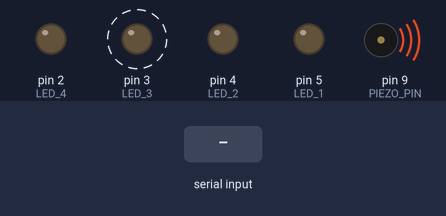
The sketch below on a simulated Arduino Uno, built with avr-gcc and run on an emulated ATmega328P. Parts: output pins drawn as LEDs (lit = HIGH), buzzer (waves = sounding). Dashed ring = blinking. Inputs (shaded band) come from the test bench. Pins used as bus, display or sensor lines are not drawn.

Above: at 1.2 s.
1.3 s: "90,45\n" received over Serial
At 2.5 s:
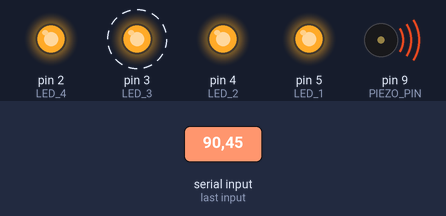
4.3 s: "30,150\n" received over Serial
At 6.51 s:
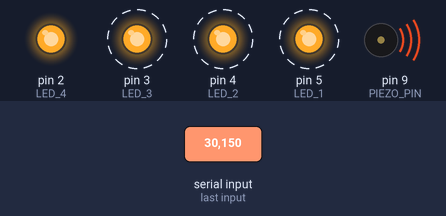
Timing chart, 0 to 13.3 s (numbered marks = the images above; inputs shaded):
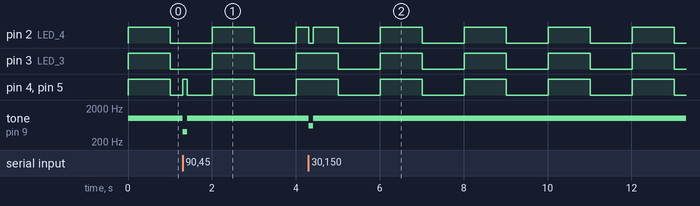

Measured:
- after the input at 1.3 s, tone on pin 9 (PIEZO_PIN): 1000 Hz → 400 Hz at once, → 1000 Hz 0.10 s later
- after the input at 4.3 s, tone on pin 9 (PIEZO_PIN): 1000 Hz → 600 Hz at once, → 1000 Hz 0.10 s later
- by itself, pin 3 (LED_3), pin 4 (LED_2), pin 5 (LED_1): alternates HIGH for 1.0 s and LOW for 1.0 s

The sketch:

Exc2.1.ino
```cpp
// (C) Mohamed Taha Jasser, Nadman Faisal, Zahid Hasan, group: 6 (2025)
// Work package 6
// Exercise 2
// Submission code: 110306 (provided by your TA-s)


//#############MASTER ARDUINO##################

// Defined LED pins for the 4 LEDs
#define LED_1 5
#define LED_2 4
#define LED_3 3
#define LED_4 2

#define PIEZO_PIN 9               // Defined pin for Piezo

// Defined distances
#define DISTANCE_5 200
#define DISTANCE_4 150
#define DISTANCE_3 75
#define DISTANCE_2 30
#define DISTANCE_1 25

bool lightFlag = false;           // Boolean flag to indicate when to turn the LEDs on

void setup() {
  Serial.begin(9600);             // Initializes the serial with 9600 baud
  setupTimer1();                  // Sets up timer1
  pinMode(PIEZO_PIN, OUTPUT);     // Initializes piezo as OUTPUT

  // Initializes all the LED pins as OUTPUT
  pinMode(LED_1, OUTPUT);
  pinMode(LED_2, OUTPUT);
  pinMode(LED_3, OUTPUT);
  pinMode(LED_4, OUTPUT);
}

void loop() {
  int cm;                                             // Variable to hold the calculated distance in cm units

  turnOffLED(4);                                      // Turns off all the LEDs

  if(Serial.available()) {                            // If the serial is available
    String stringCm = Serial.readStringUntil('\n');   // Reads the serial string until newline char is found
    cm = stringCm.toInt();                            // Converts the readings to integer
  }

  if(cm < DISTANCE_1) {                   // If the calculated distance is less than the defined distance,
    if(lightFlag) turnOnLED(4);           // and if light flag is true, turns on all LEDs,
    else turnOffLED(4);                   // else turns the LEDs off, mimicing blinking.
    turnOnSound(cm);                      // Makes the buzzer buzz
  } else if(cm < DISTANCE_2) {            // If the calculated distance is less than the second defined distance,
    turnOnLED(4);                         // Turns on all LEDs,
    turnOnSound(cm);                      // and makes the buzzer buss
  } else if(cm < DISTANCE_3) {            // If the calculated distance is less than the third defined distance,
  	turnOnLED(3);                         // turns on only 3 LEDs,
    turnOnSound(cm);                      // and makes the buzzer buss
  } else if(cm < DISTANCE_4) {            // If the calculated distance is less than the fourth defined distance,
    turnOnLED(2);                         // turns on only 2 LEDs,
    turnOnSound(cm);                      // and makes the buzzer buss
  } else if(cm < DISTANCE_5) {            // If the calculated distance is less than the fourth defined distance,
  	turnOnLED(1);                         // turns on only 1 LEDs,
    turnOnSound(cm);                      // and makes the buzzer buss
  } else {                                // else,
    turnOffLED(4);                        // turns off all the LEDs,
    turnOnSound(cm);                      // sounds according to the calculated distance
  }

  delay(100);
}

/*
Turns on the LEDs according to the value of the parameters
*/
void turnOnLED(int num) {
  int pins[] = {LED_1, LED_2, LED_3, LED_4};        // List of all the LED pins
  for(int i = 0; i < num; i++) {                    // Loops through the list and
    digitalWrite(pins[i], HIGH);                    // Sets them to HIGH
  }
}

/*
Turns off the LEDs according to the value of the parameters
*/
void turnOffLED(int num) {
  int pins[] = {LED_1, LED_2, LED_3, LED_4};        // List of all the LED pins
  for(int i = 0; i < num; i++) {                    // Loops through the list and
    digitalWrite(pins[i], LOW);                     // Sets them to LOW
  }
}

/*
Turns on the sound of the PIEZO according to the distance
provided as the parameter
*/
void turnOnSound(int distance) {
  if(distance < DISTANCE_1) {             // If the distance is lower than the defined distance,
    digitalWrite(PIEZO_PIN, HIGH);        // Turns on the piezo,
    tone(PIEZO_PIN, 1000, 100);           // and makes a high pitched sound.
  } else if(distance < DISTANCE_2) {      // If the distance is lower than the defined distance,
    digitalWrite(PIEZO_PIN, HIGH);        // Turns on the piezo and
    tone(PIEZO_PIN, 800, 100);            // Makes a lower high pitched sound
  } else if(distance < DISTANCE_3) {      // If the distance is lower then the defined distance,
    digitalWrite(PIEZO_PIN, HIGH);        // Turns on the piezo and
  	tone(PIEZO_PIN, 600, 100);            // Makes a high pitched sound
  } else if(distance < DISTANCE_4) {      // If the distance is lower then the defined distance,
    digitalWrite(PIEZO_PIN, HIGH);        // Turns on the piezo and
    tone(PIEZO_PIN, 400, 100);            // Makes a low pitched sound
  } else if(distance < DISTANCE_5) {      // If the distance is lower then the defined distance,
    digitalWrite(PIEZO_PIN, HIGH);        // Turns on the piezo and
  	tone(PIEZO_PIN, 200, 100);            // Makes an even lower pitched sound
  } else {                                // Else,
    digitalWrite(PIEZO_PIN, LOW);         // turns off the piezo
  }
}

// Sets up the timer1, source: https://www.instructables.com/Arduino-Timer-Interrupts/
void setupTimer1(){
  cli();
  TCCR1A = 0;       // set entire TCCR1A register to 0
  TCCR1B = 0;       // same for TCCR1B
  TCNT1  = 0;       //initialize counter value to 0
  // set compare match register for 1hz increments
  OCR1A = 15624;// = (16*10^6) / (1*1024) - 1 (must be <65536)
  // turn on CTC mode
  TCCR1B |= (1 << WGM12);
  // Set CS10 and CS12 bits for 1024 prescaler
  TCCR1B |= (1 << CS12) | (1 << CS10);
  // enable timer compare interrupt
  TIMSK1 |= (1 << OCIE1A);
  sei();//allow interrupts

}//end setup

// ISR method to switch lightflag boolean value
ISR(TIMER1_COMPA_vect){
  lightFlag = !lightFlag;           // If the lightFlag is true, turns it to false. If false, turns it
                                    // to true.
}
```
